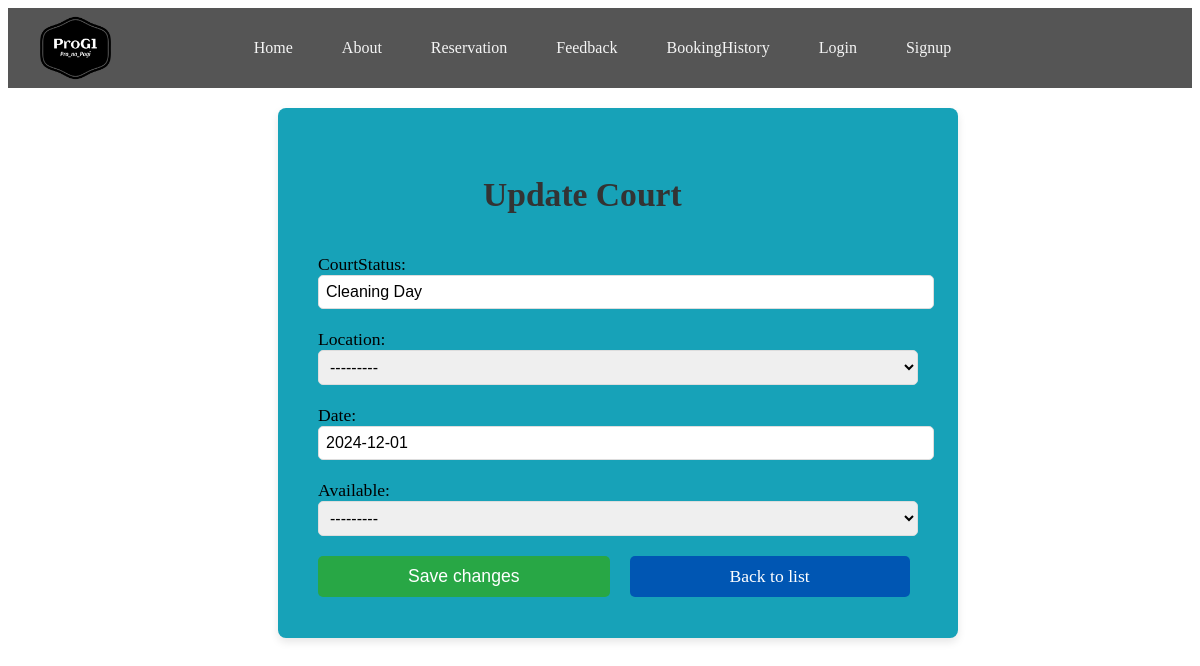
The app's page /courtdetail/1/edit, older data.
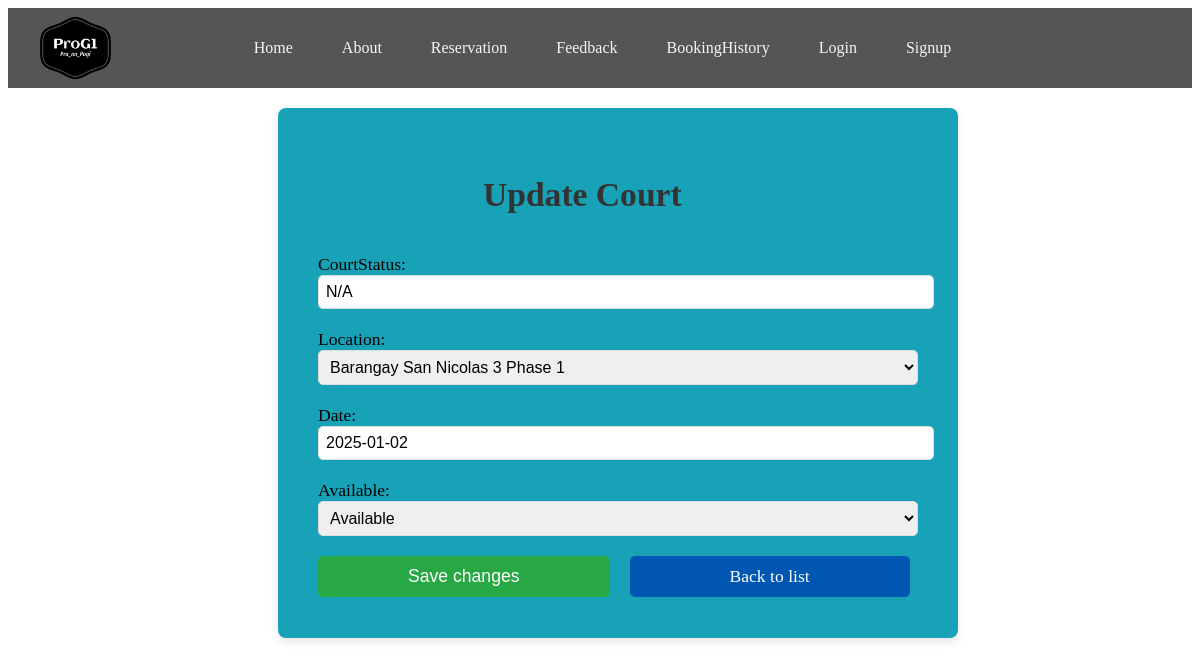
The same page, newer data.
### app/models.py (models this page shows, shortened)
class Court(models.Model):
    court_Id = models.AutoField(primary_key=True)
    courtStatus = models.CharField(max_length=100)
    location = models.CharField(max_length=100, choices=[('Barangay San Nicolas 3 Court','Barangay San Nicolas 3 Phase 1'),('Barangay Molino 3 Court','Barangay Molino 3 Phase 2')])
    date = models.DateField()
    available = models.CharField(max_length=100, choices=[('Available','Available'),('Not Available','Not Available')])

### app/views.py (the view)
# urls.py: path('courtdetail/<int:pk>/edit' , CourtUpdateView.as_view(), name='court_update'),
class CourtUpdateView(UpdateView):
    model = Court
    fields = [ 'court_Id','courtStatus','location', 'date', 'available']
    template_name = 'app/court_update.html'

### app/templates/app/court_update.html (shortened to what this page needs)
{% extends 'app/base.html' %}
{% load static %}
{% block content %}
<form method="post" class="form_signup">
        <h2>Update Court</h2>
        {{ form.as_p }}
        <button type="submit" class="button_signup">Save changes</button>
        <a href="{% url 'court_list' %}">Back to list</a>
    </form>
{% endblock content %}

Row changes from the older to the newer data that the page shows:
changed Court: courtStatus "Cleaning Day" → "N/A"; location "---------" → "Barangay San Nicolas 3 Phase 1"; date "2024-12-01" → "2025-01-02"; available "---------" → "Available"
